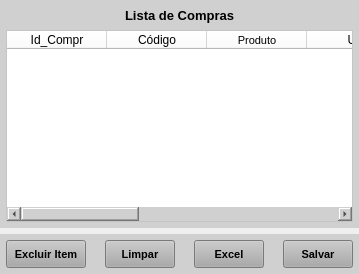
        <widget class="QWidget" name="widget_4" native="true">
         <layout class="QVBoxLayout" name="verticalLayout_2">
          <property name="leftMargin">
           <number>0</number>
          </property>
          <property name="topMargin">
           <number>0</number>
          </property>
          <property name="rightMargin">
           <number>0</number>
          </property>
          <property name="bottomMargin">
           <number>0</number>
          </property>
          <item>
           <widget class="QWidget" name="widget_8" native="true">
            <property name="styleSheet">
             <string notr="true">background-color: rgb(208, 208, 208);</string>
            </property>
            <layout class="QVBoxLayout" name="verticalLayout_3">
             <property name="leftMargin">
              <number>6</number>
             </property>
             <property name="topMargin">
              <number>6</number>
             </property>
             <property name="rightMargin">
              <number>6</number>
             </property>
             <property name="bottomMargin">
              <number>6</number>
             </property>
             <item>
              <widget class="QLabel" name="label_5">
               <property name="minimumSize">
                <size>
                 <width>0</width>
                 <height>18</height>
                </size>
               </property>
               <property name="maximumSize">
                <size>
                 <width>16777215</width>
                 <height>18</height>
                </size>
               </property>
               <property name="font">
                <font>
                 <pointsize>10</pointsize>
                 <weight>75</weight>
                 <bold>true</bold>
                </font>
               </property>
               <property name="text">
                <string>Lista de Compras</string>
               </property>
               <property name="alignment">
                <set>Qt::AlignCenter</set>
               </property>
              </widget>
             </item>
             <item>
              <widget class="QTableWidget" name="table_Lista">
               <property name="sizePolicy">
                <sizepolicy hsizetype="Preferred" vsizetype="Preferred">
                 <horstretch>0</horstretch>
                 <verstretch>0</verstretch>
                </sizepolicy>
               </property>
               <property name="font">
                <font>
                 <pointsize>7</pointsize>
                </font>
               </property>
               <property name="styleSheet">
                <string notr="true">background-color: rgb(255, 255, 255);</string>
               </property>
               <column>
                <property name="text">
                 <string>Id_Compr</string>
                </property>
               </column>
               <column>
                <property name="text">
                 <string>Código</string>
                </property>
               </column>
               <column>
                <property name="text">
                 <string>Produto</string>
                </property>
                <property name="font">
                 <font>
                  <pointsize>8</pointsize>
                  <weight>50</weight>
                  <bold>false</bold>
                 </font>
                </property>
                <property name="textAlignment">
                 <set>AlignCenter</set>
                </property>
               </column>
               <column>
                <property name="text">
                 <string>UM</string>
                </property>
               </column>
               <column>
                <property name="text">
                 <string>Qtde</string>
                </property>
               </column>
               <column>
                <property name="text">
                 <string>R$/Unid.</string>
                </property>
               </column>
               <column>
                <property name="text">
                 <string>R$</string>
                </property>
               </column>
               <column>
                <property name="text">
                 <string>Obs</string>
                </property>
                <property name="textAlignment">
                 <set>AlignCenter</set>
                </property>
               </column>
              </widget>
             </item>
            </layout>
           </widget>
          </item>
          <item>
           <widget class="QWidget" name="widget_7" native="true">
            <property name="minimumSize">
             <size>
              <width>0</width>
              <height>40</height>
             </size>
            </property>
            <property name="maximumSize">
             <size>
              <width>16777215</width>
              <height>40</height>
             </size>
            </property>
            <property name="styleSheet">
             <string notr="true">background-color: rgb(208, 208, 208);</string>
            </property>
            <layout class="QHBoxLayout" name="horizontalLayout_3">
             <property name="spacing">
              <number>6</number>
             </property>
             <property name="leftMargin">
              <number>6</number>
             </property>
             <property name="topMargin">
              <number>6</number>
             </property>
             <property name="rightMargin">
              <number>6</number>
             </property>
             <property name="bottomMargin">
              <number>6</number>
             </property>
             <item>
              <widget class="QPushButton" name="btn_Excluir_Item">
               <property name="sizePolicy">
                <sizepolicy hsizetype="Preferred" vsizetype="Preferred">
                 <horstretch>0</horstretch>
                 <verstretch>0</verstretch>
                </sizepolicy>
               </property>
               <property name="minimumSize">
                <size>
                 <width>80</width>
                 <height>0</height>
                </size>
               </property>
               <property name="maximumSize">
                <size>
                 <width>80</width>
                 <height>16777215</height>
                </size>
               </property>
               <property name="font">
                <font>
                 <pointsize>8</pointsize>
                 <weight>75</weight>
                 <bold>true</bold>
                </font>
               </property>
               <property name="cursor">
                <cursorShape>PointingHandCursor</cursorShape>
               </property>
               <property name="styleSheet">
                <string notr="true">background-color: rgb(170, 170, 170);</string>
               </property>
               <property name="text">
                <string>Excluir Item</string>
               </property>
              </widget>
             </item>
             <item>
              <widget class="QLabel" name="label_3">
               <property name="text">
                <string/>
               </property>
              </widget>
             </item>
             <item>
              <widget class="QPushButton" name="btn_Limpar">
               <property name="sizePolicy">
                <sizepolicy hsizetype="Preferred" vsizetype="Preferred">
                 <horstretch>0</horstretch>
                 <verstretch>0</verstretch>
                </sizepolicy>
               </property>
               <property name="minimumSize">
                <size>
                 <width>70</width>
                 <height>0</height>
                </size>
               </property>
               <property name="maximumSize">
                <size>
                 <width>65</width>
                 <height>16777215</height>
                </size>
               </property>
               <property name="font">
                <font>
                 <pointsize>8</pointsize>
                 <weight>75</weight>
                 <bold>true</bold>
                </font>
               </property>
               <property name="cursor">
                <cursorShape>PointingHandCursor</cursorShape>
               </property>
               <property name="styleSheet">
                <string notr="true">background-color: rgb(170, 170, 170);</string>
               </property>
               <property name="text">
                <string>Limpar</string>
               </property>
              </widget>
             </item>
             <item>
              <widget class="QLabel" name="label_2">
               <property name="text">
                <string/>
               </property>
              </widget>
             </item>
             <item>
              <widget class="QPushButton" name="btn_Excel">
               <property name="sizePolicy">
                <sizepolicy hsizetype="Preferred" vsizetype="Preferred">
                 <horstretch>0</horstretch>
                 <verstretch>0</verstretch>
                </sizepolicy>
               </property>
               <property name="minimumSize">
                <size>
                 <width>70</width>
                 <height>0</height>
                </size>
               </property>
               <property name="maximumSize">
                <size>
                 <width>65</width>
                 <height>16777215</height>
                </size>
               </property>
               <property name="font">
                <font>
                 <pointsize>8</pointsize>
                 <weight>75</weight>
                 <bold>true</bold>
                </font>
               </property>
               <property name="cursor">
                <cursorShape>PointingHandCursor</cursorShape>
               </property>
               <property name="styleSheet">
                <string notr="true">background-color: rgb(170, 170, 170);</string>
               </property>
               <property name="text">
                <string>Excel</string>
               </property>
              </widget>
             </item>
             <item>
              <widget class="QLabel" name="label_6">
               <property name="text">
                <string/>
               </property>
              </widget>
             </item>
             <item>
              <widget class="QPushButton" name="btn_Salvar">
               <property name="sizePolicy">
                <sizepolicy hsizetype="Preferred" vsizetype="Preferred">
                 <horstretch>0</horstretch>
                 <verstretch>0</verstretch>
                </sizepolicy>
               </property>
               <property name="minimumSize">
                <size>
                 <width>70</width>
                 <height>0</height>
                </size>
               </property>
               <property name="maximumSize">
                <size>
                 <width>70</width>
                 <height>16777215</height>
                </size>
               </property>
               <property name="font">
                <font>
                 <pointsize>8</pointsize>
                 <weight>75</weight>
                 <bold>true</bold>
                </font>
               </property>
               <property name="cursor">
                <cursorShape>PointingHandCursor</cursorShape>
               </property>
               <property name="styleSheet">
                <string notr="true">background-color: rgb(170, 170, 170);</string>
               </property>
               <property name="text">
                <string>Salvar</string>
               </property>
              </widget>
             </item>
            </layout>
           </widget>
          </item>
         </layout>
        </widget>
